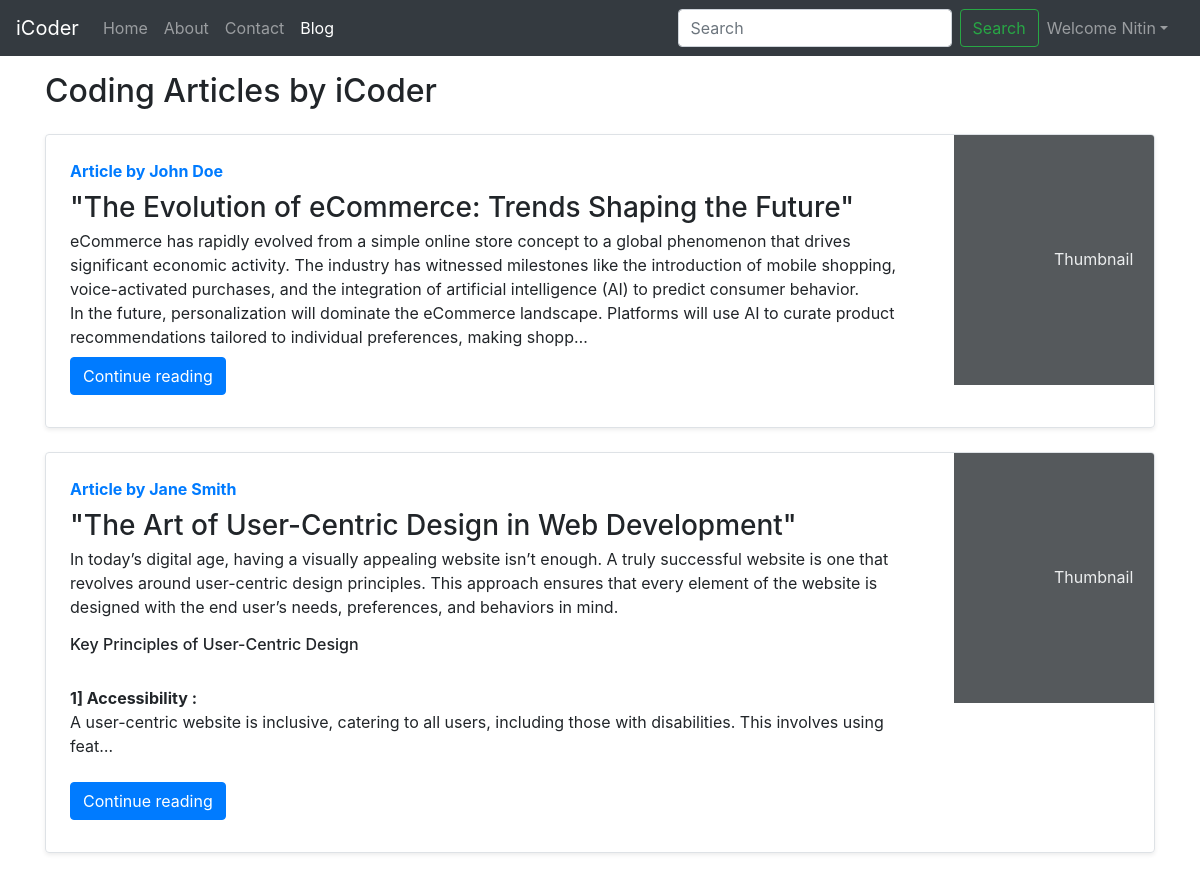
Page /blog/ (signed in) on the committed database.
### blog/models.py (models this page shows, shortened)
class Post(models.Model):
    sno=models.AutoField(primary_key=True)
    title=models.CharField(max_length=255)
    author=models.CharField(max_length=14)
    slug=models.CharField(max_length=130)
    timeStamp=models.DateTimeField(blank=True)
    content=models.TextField()

### blog/views.py (the view)
# urls.py: path('', views.blogHome, name="bloghome"),
def blogHome(request):
    allPosts= Post.objects.all()
    context={'allPosts': allPosts}
    return render(request, "blog/blogHome.html", context)

### blog/templates/blog/blogHome.html (shortened to what this page needs)
{% extends 'blog/basic.html' %}
{% block blogactive %} active {% endblock blogactive %}
{% block body %}
<div class="container my-3">
    <h2>Coding Articles by iCoder</h2>
    {% for post in allPosts  %}
    <div class="row no-gutters border rounded overflow-hidden flex-md-row mb-4 shadow-sm h-md-250 my-4 position-relative">
        <div class="col p-4 d-flex flex-column position-static">
            <strong class="d-inline-block mb-2 text-primary">Article by {{post.author}}</strong>
            <h3 class="mb-0">{{post.title}}</h3>
            <p class="card-text mb-auto">{{post.content |safe | truncatechars:500}}</p>
            <div class="my-2">
                {% if user.is_authenticated %}
            	<a href="/blog/{{post.slug}}" role="button" class="btn btn-primary">Continue reading</a>
                {% else %}
                <a href="/login" role="button" class="btn btn-secondary"
                   onclick="alert('Please log in to your account to continue reading.'); return false;">
                   Continue reading
                </a>
                {% endif %}
            </div>
        </div>
        <div class="col-auto d-none d-lg-block">
            <svg class="bd-placeholder-img" width="200" height="250" xmlns="http://www.w3.org/2000/svg" preserveAspectRatio="xMidYMid slice" focusable="false" role="img" aria-label="Placeholder: Thumbnail">
                <rect width="100%" height="100%" fill="#55595c"></rect><text x="50%" y="50%" fill="#eceeef" dy=".3em">Thumbnail</text>
            </svg>
        </div>
    </div>
    {% endfor %}
</div>
 {% endblock %}

### blog/templates/blog/basic.html (shortened to what this page needs)
<!doctype html>
<html lang="en">
  <head>
    <link rel="stylesheet" href="https://stackpath.bootstrapcdn.com/bootstrap/4.5.2/css/bootstrap.min.css">
  </head>
  <body>
    <nav class="navbar  navbar-expand-lg navbar-dark bg-dark">
        <a class="navbar-brand" href="/">iCoder</a>
        <div class="collapse navbar-collapse" id="navbarSupportedContent">
          <ul class="navbar-nav mr-auto">
            <li class="nav-item {% block homeactive %} {% endblock homeactive %}">
              <a class="nav-link" href="/">Home <span class="sr-only">(current)</span></a>
            </li>
            <li class="nav-item {% block aboutactive %} {% endblock aboutactive %}">
              <a class="nav-link" href="/about">About</a>
            </li>
            <li class="nav-item {% block contactactive %} {% endblock contactactive %}">
              <a class="nav-link" href="/contact">Contact</a>
            </li>
            <li class="nav-item {% block blogactive %} {% endblock blogactive %}">
              <a class="nav-link" href="/blog">Blog</a>
            </li>
          </ul>
          <form method="GET" action="/search" class="form-inline my-2 my-lg-0">
            <input class="form-control mr-sm-2" type="search" placeholder="Search" aria-label="Search" name="query" id="search">
            <button class="btn btn-outline-success my-2 my-sm-0" type="submit">Search</button>
          </form>
          {% if user.is_authenticated %}
            <ul class="navbar-nav mr-2">
            <li class="nav-item dropdown">
            <a class="nav-link dropdown-toggle" href='#' id="navbarDropdown" role="button" data-toggle="dropdown"> Welcome {{request.user}}</a>
             </li>
            </ul>
             </div>
          {% endif %}
      </nav>
{% block body %}  {% endblock body %}
  </body>
</html>

### rows in the picture
Post: author "John Doe", title "\"The Evolution of eCommerce: Trends Shaping the Future\"", content "eCommerce has rapidly evolved from a simple online store concept to a global phenomenon that drives significant economic activity. The industry has witnessed milestones like the introduction of mobile shopping, voice-activated purchases, and the integration of artificial intelligence (AI) to predict consumer behavior. In the future, personalization will dominate the eCommerce landscape. Platforms will use AI to curate product recommendations tailored to individual preferences, making shopp…"
Post: author "Jane Smith", title "\"The Art of User-Centric Design in Web Development\"", content "In today’s digital age, having a visually appealing website isn’t enough. A truly successful website is one that revolves around user-centric design principles. This approach ensures that every element of the website is designed with the end user’s needs, preferences, and behaviors in mind. Key Principles of User-Centric Design 1] Accessibility : A user-centric website is inclusive, catering to all users, including those with disabilities. This involves using feat…"

### other values in the picture
{{ request.user }} "Nitin"
